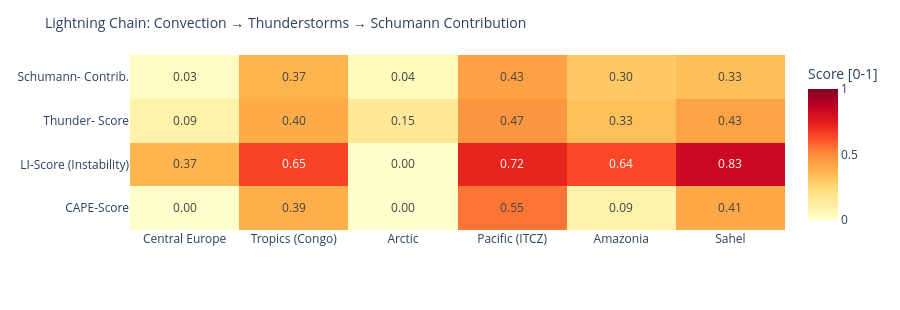

Here is the notebook cell this chart was saved with:
### Code cell
# ============================================================
# LIGHTNING CHAIN: Convection → Thunderstorms → Schumann
# Shows the causal chain per measurement point as heatmap
# ============================================================

def cape_score(v):
    """CAPE → normalized score [0,1]"""
    if v is None or pd.isna(v): return 0.0
    return min(1.0, float(v) / 3000)

def li_score(v):
    """Lifted Index: negative = unstable → score [0,1]"""
    if v is None or pd.isna(v): return 0.3
    return min(1.0, max(0.0, (-float(v) + 6) / 12))

def cloud_score(v):
    if v is None or pd.isna(v): return 0.3
    return float(v) / 100

def thunder_score(row):
    """Kombinierter Gewitterwahrscheinlichkeits-Score
    CAPE + LI + Bedeckung + WMO-Gewitter + konvektiver Niederschlag (showers)
    Hinweis: X-Ray und Kp sind kein Bestandteil – nur geomagn./solarer Kontext.
    """
    cs = cape_score(row.get('cape'))
    ls = li_score(row.get('li'))
    cl = cloud_score(row.get('cloud'))
    t  = 1.0 if row.get('thunderstorm') else 0.0
    # Convective precipitation (showers) as additional indicator
    sh = min(1.0, (row.get('showers') or 0) / 5.0)
    return round(cs * 0.30 + ls * 0.25 + cl * 0.15 + t * 0.20 + sh * 0.10, 3)

def schumann_contribution(t_score, lat):
    """Schumann contribution: higher in tropics (±30°), scaled by thunderstorm score"""
    lat_weight = max(0.3, 1.0 - abs(lat) / 60)
    return round(t_score * lat_weight, 3)

df_atm['cape_score']   = df_atm.apply(lambda r: cape_score(r['cape']), axis=1)
df_atm['li_score']     = df_atm.apply(lambda r: li_score(r['li']),    axis=1)
df_atm['thunder_score']= df_atm.apply(lambda r: thunder_score(r.to_dict()), axis=1)
df_atm['schumann_contribution'] = df_atm.apply(
    lambda r: schumann_contribution(r['thunder_score'], r['lat']), axis=1)

metrics = ['cape_score', 'li_score', 'thunder_score', 'schumann_contribution']
labels  = ['CAPE-Score', 'LI-Score\n(Instability)', 'Thunder-\nScore', 'Schumann-\nContrib.']
z_data  = [df_atm[m].tolist() for m in metrics]

fig = go.Figure(go.Heatmap(
    z=z_data,
    x=df_atm['point'].tolist(),
    y=labels,
    colorscale='YlOrRd',
    zmin=0, zmax=1,
    text=[[f'{v:.2f}' for v in row] for row in z_data],
    texttemplate='%{text}', textfont=dict(size=12),
    colorbar=dict(title='Score [0-1]')
))
fig.update_layout(
    title=dict(text='Lightning Chain: Convection → Thunderstorms → Schumann Contribution', font=dict(size=14)),
    height=310,
    plot_bgcolor='rgba(0,0,0,0)', paper_bgcolor='rgba(0,0,0,0)',
    margin=dict(l=130, r=80, t=55, b=80)
)
fig.show()

### Figure 1 — Plotly figure (JSON) as saved in the notebook; plotly's stock layout.template omitted (floating-point values rounded to 4 significant figures)
{"data": [{"colorbar": {"title": {"text": "Score [0-1]"}}, "colorscale": [[0.0, "rgb(255,255,204)"], [0.125, "rgb(255,237,160)"], [0.25, "rgb(254,217,118)"], [0.375, "rgb(254,178,76)"], [0.5, "rgb(253,141,60)"], [0.625, "rgb(252,78,42)"], [0.75, "rgb(227,26,28)"], [0.875, "rgb(189,0,38)"], [1.0, "rgb(128,0,38)"]], "text": [["0.00", "0.39", "0.00", "0.55", "0.09", "0.41"], ["0.37", "0.65", "0.00", "0.72", "0.64", "0.83"], ["0.09", "0.40", "0.15", "0.47", "0.33", "0.43"], ["0.03", "0.37", "0.04", "0.43", "0.30", "0.33"]], "textfont": {"size": 12}, "texttemplate": "%{text}", "type": "heatmap", "x": ["Central Europe", "Tropics (Congo)", "Arctic", "Pacific (ITCZ)", "Amazonia", "Sahel"], "y": ["CAPE-Score", "LI-Score\n(Instability)", "Thunder-\nScore", "Schumann-\nContrib."], "z": [[0.003333, 0.39, 0.003333, 0.5467, 0.09333, 0.41], [0.3667, 0.65, 0.0, 0.725, 0.6417, 0.8333], [0.093, 0.396, 0.151, 0.471, 0.33, 0.427], [0.028, 0.37, 0.045, 0.432, 0.302, 0.334]], "zmax": 1, "zmin": 0}], "layout": {"height": 310, "margin": {"b": 80, "l": 130, "r": 80, "t": 55}, "paper_bgcolor": "rgba(0,0,0,0)", "plot_bgcolor": "rgba(0,0,0,0)", "title": {"font": {"size": 14}, "text": "Lightning Chain: Convection → Thunderstorms → Schumann Contribution"}}}
